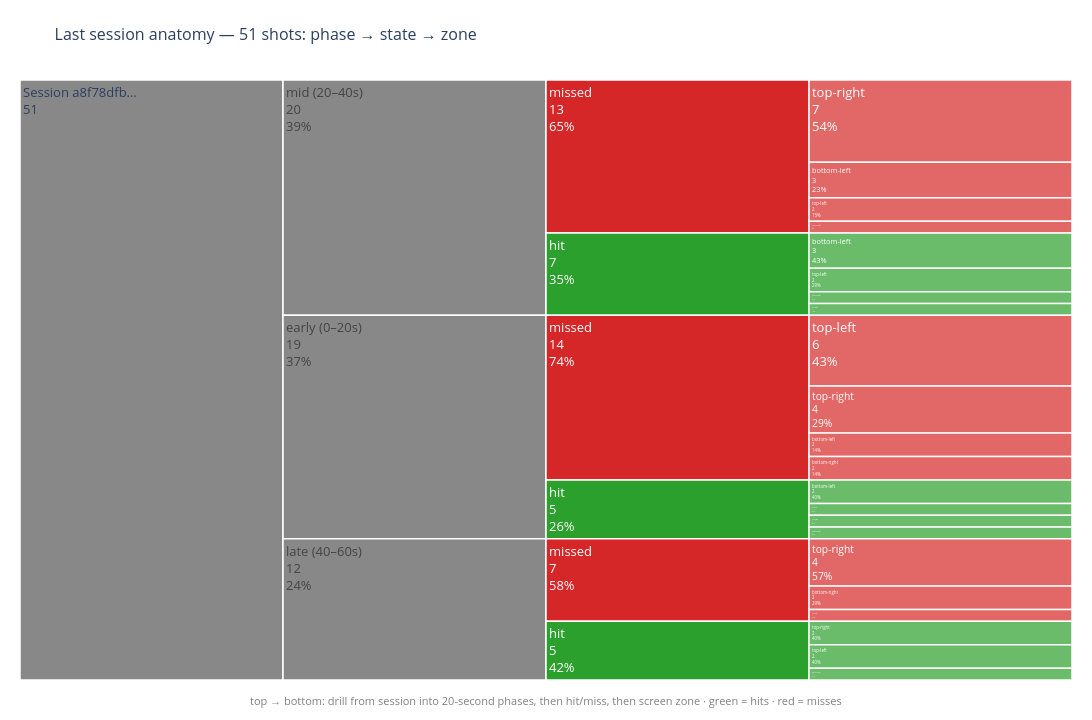

Notebook cell for this chart:
### Markdown cell above
## Last session anatomy — icicle (game phase → state → cursor zone)

### Code cell
import plotly.express as px

shots_last = q(f"""
SELECT timestamp, state, x, y
FROM isk.merged.shots
WHERE sessionId = '{last_session}'
ORDER BY timestamp
""")

if shots_last.empty:
    print(f"Session {last_session[:8]}… has no shots.")
else:
    start_row = q(f"""
SELECT MIN(timestamp) AS start_ts
FROM isk.merged.control_events
WHERE sessionId = '{last_session}' AND event_type = 'game_start'
""")
    game_start = start_row['start_ts'].iloc[0] if not start_row.empty else shots_last['timestamp'].min()

    def phase(t):
        e = (t - game_start) / 1000.0
        return 'early (0–20s)' if e < 20 else 'mid (20–40s)' if e < 40 else 'late (40–60s)'

    def zone(x, y):
        return ('top' if y < 600 else 'bottom') + '-' + ('left' if x < 960 else 'right')

    shots_last['phase'] = shots_last['timestamp'].apply(phase)
    shots_last['zone'] = shots_last.apply(lambda r: zone(r['x'], r['y']), axis=1)

    fig = px.icicle(
        shots_last,
        path=[px.Constant(f"Session {last_session[:8]}…"), 'phase', 'state', 'zone'],
        color='state',
        color_discrete_map={'hit': '#2ca02c', 'missed': '#d62728', '(?)': '#888'},
        title=f"Last session anatomy — {len(shots_last)} shots: phase → state → zone",
    )
    fig.update_traces(
        textinfo='label+value+percent parent',
        textfont_size=13,
        marker_line_color='white',
        marker_line_width=1.5,
    )
    fig.update_layout(
        height=720,
        width=1100,
        margin=dict(t=80, l=20, r=20, b=40),
        title_font_size=16,
        annotations=[dict(
            text='top → bottom: drill from session into 20-second phases, then hit/miss, then screen zone · green = hits · red = misses',
            x=0.5, y=-0.05, xref='paper', yref='paper',
            showarrow=False, font=dict(size=11, color='gray'),
        )],
    )
    fig.show()

### Figure 1 — Plotly figure (JSON) as saved in the notebook; plotly's stock layout.template omitted (floating-point values rounded to 4 significant figures)
{"data": [{"branchvalues": "total", "customdata": [["(?)"], ["(?)"], ["(?)"], ["(?)"], ["hit"], ["hit"], ["hit"], ["hit"], ["hit"], ["hit"], ["hit"], ["hit"], ["hit"], ["hit"], ["hit"], ["hit"], ["hit"], ["hit"], ["missed"], ["missed"], ["missed"], ["missed"], ["missed"], ["missed"], ["missed"], ["missed"], ["missed"], ["missed"], ["missed"], ["missed"], ["missed"], ["missed"]], "domain": {"x": [0, 1], "y": [0, 1]}, "hovertemplate": "labels=%{label}<br>count=%{value}<br>parent=%{parent}<br>id=%{id}<br>state=%{customdata[0]}<extra></extra>", "ids": ["Session a8f78dfb…", "Session a8f78dfb…/mid (20–40s)", "Session a8f78dfb…/early (0–20s)", "Session a8f78dfb…/late (40–60s)", "Session a8f78dfb…/late (40–60s)/hit", "Session a8f78dfb…/mid (20–40s)/hit", "Session a8f78dfb…/early (0–20s)/hit", "Session a8f78dfb…/late (40–60s)/hit/top-right", "Session a8f78dfb…/late (40–60s)/hit/top-left", "Session a8f78dfb…/late (40–60s)/hit/bottom-right", "Session a8f78dfb…/mid (20–40s)/hit/bottom-left", "Session a8f78dfb…/mid (20–40s)/hit/bottom-right", "Session a8f78dfb…/mid (20–40s)/hit/top-right", "Session a8f78dfb…/early (0–20s)/hit/bottom-left", "Session a8f78dfb…/early (0–20s)/hit/top-left", "Session a8f78dfb…/early (0–20s)/hit/top-right", "Session a8f78dfb…/mid (20–40s)/hit/top-left", "Session a8f78dfb…/early (0–20s)/hit/bottom-right", "Session a8f78dfb…/mid (20–40s)/missed/top-left", "Session a8f78dfb…/early (0–20s)/missed/bottom-left", "Session a8f78dfb…/early (0–20s)/missed/bottom-right", "Session a8f78dfb…/late (40–60s)/missed", "Session a8f78dfb…/early (0–20s)/missed/top-left", "Session a8f78dfb…/mid (20–40s)/missed", "Session a8f78dfb…/early (0–20s)/missed", "Session a8f78dfb…/late (40–60s)/missed/bottom-right", "Session a8f78dfb…/mid (20–40s)/missed/top-right", "Session a8f78dfb…/late (40–60s)/missed/top-right", "Session a8f78dfb…/mid (20–40s)/missed/bottom-left", "Session a8f78dfb…/mid (20–40s)/missed/bottom-right", "Session a8f78dfb…/late (40–60s)/missed/top-left", "Session a8f78dfb…/early (0–20s)/missed/top-right"], "labels": ["Session a8f78dfb…", "mid (20–40s)", "early (0–20s)", "late (40–60s)", "hit", "hit", "hit", "top-right", "top-left", "bottom-right", "bottom-left", "bottom-right", "top-right", "bottom-left", "top-left", "top-right", "top-left", "bottom-right", "top-left", "bottom-left", "bottom-right", "missed", "top-left", "missed", "missed", "bottom-right", "top-right", "top-right", "bottom-left", "bottom-right", "top-left", "top-right"], "marker": {"colors": ["#888", "#888", "#888", "#888", "#2ca02c", "#2ca02c", "#2ca02c", "#2ca02c", "#2ca02c", "#2ca02c", "#2ca02c", "#2ca02c", "#2ca02c", "#2ca02c", "#2ca02c", "#2ca02c", "#2ca02c", "#2ca02c", "#d62728", "#d62728", "#d62728", "#d62728", "#d62728", "#d62728", "#d62728", "#d62728", "#d62728", "#d62728", "#d62728", "#d62728", "#d62728", "#d62728"], "line": {"color": "white", "width": 1.5}}, "name": "", "parents": ["", "Session a8f78dfb…", "Session a8f78dfb…", "Session a8f78dfb…", "Session a8f78dfb…/late (40–60s)", "Session a8f78dfb…/mid (20–40s)", "Session a8f78dfb…/early (0–20s)", "Session a8f78dfb…/late (40–60s)/hit", "Session a8f78dfb…/late (40–60s)/hit", "Session a8f78dfb…/late (40–60s)/hit", "Session a8f78dfb…/mid (20–40s)/hit", "Session a8f78dfb…/mid (20–40s)/hit", "Session a8f78dfb…/mid (20–40s)/hit", "Session a8f78dfb…/early (0–20s)/hit", "Session a8f78dfb…/early (0–20s)/hit", "Session a8f78dfb…/early (0–20s)/hit", "Session a8f78dfb…/mid (20–40s)/hit", "Session a8f78dfb…/early (0–20s)/hit", "Session a8f78dfb…/mid (20–40s)/missed", "Session a8f78dfb…/early (0–20s)/missed", "Session a8f78dfb…/early (0–20s)/missed", "Session a8f78dfb…/late (40–60s)", "Session a8f78dfb…/early (0–20s)/missed", "Session a8f78dfb…/mid (20–40s)", "Session a8f78dfb…/early (0–20s)", "Session a8f78dfb…/late (40–60s)/missed", "Session a8f78dfb…/mid (20–40s)/missed", "Session a8f78dfb…/late (40–60s)/missed", "Session a8f78dfb…/mid (20–40s)/missed", "Session a8f78dfb…/mid (20–40s)/missed", "Session a8f78dfb…/late (40–60s)/missed", "Session a8f78dfb…/early (0–20s)/missed"], "textfont": {"size": 13}, "textinfo": "label+value+percent parent", "type": "icicle", "values": [51, 20, 19, 12, 5, 7, 5, 2, 2, 1, 3, 1, 1, 2, 1, 1, 2, 1, 2, 2, 2, 7, 6, 13, 14, 2, 7, 4, 3, 1, 1, 4]}], "layout": {"annotations": [{"font": {"color": "gray", "size": 11}, "showarrow": false, "text": "top → bottom: drill from session into 20-second phases, then hit/miss, then screen zone · green = hits · red = misses", "x": 0.5, "xref": "paper", "y": -0.05, "yref": "paper"}], "height": 720, "legend": {"tracegroupgap": 0}, "margin": {"b": 40, "l": 20, "r": 20, "t": 80}, "title": {"font": {"size": 16}, "text": "Last session anatomy — 51 shots: phase → state → zone"}, "width": 1100}}
